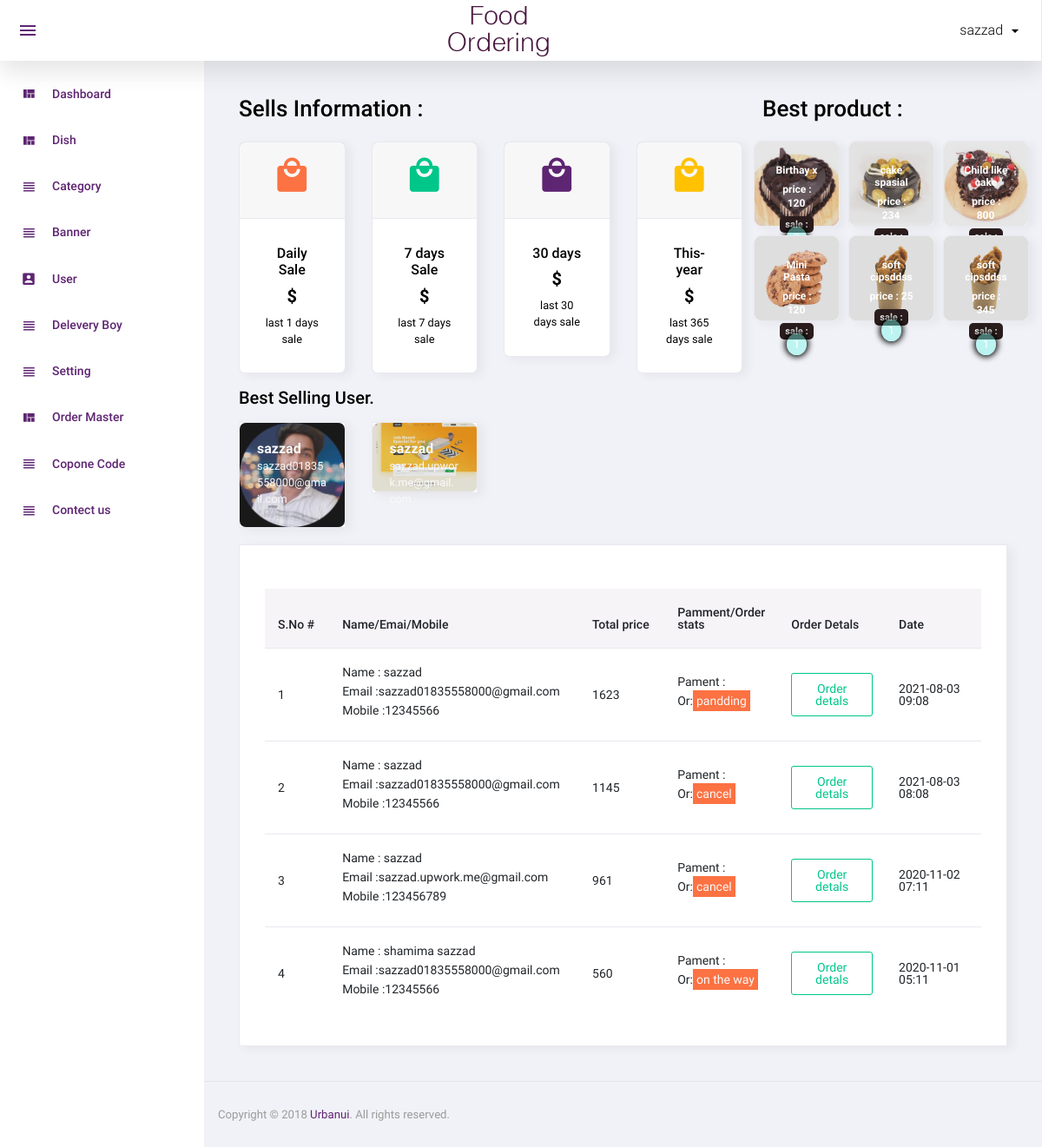
/admin/index.php (signed in), run on the app's committed database.
### tables this page shows
CREATE TABLE `dish_details` (
  `id` int(11) NOT NULL,
  `dish_id` int(11) NOT NULL,
  `Attribute` varchar(200) NOT NULL,
  `Price` int(100) NOT NULL,
  `status` varchar(100) NOT NULL,
  `date` date NOT NULL DEFAULT current_timestamp()
);

CREATE TABLE `dish` (
  `id` int(11) NOT NULL,
  `category_id` int(11) NOT NULL,
  `dish` varchar(255) NOT NULL,
  `dish_detail` varchar(255) NOT NULL,
  `images` varchar(255) NOT NULL,
  `stats` int(11) NOT NULL,
  `add_on` datetime NOT NULL DEFAULT current_timestamp()
);

CREATE TABLE `order_master` (
  `id` int(11) NOT NULL,
  `user_id` int(11) NOT NULL,
  `name` varchar(100) NOT NULL,
  `email` varchar(200) NOT NULL,
  `mobile` varchar(100) NOT NULL,
  `address` varchar(100) NOT NULL,
  `city` varchar(100) NOT NULL,
  `zip_code` varchar(20) NOT NULL,
  `total_price` float NOT NULL,
  `copone_coad` varchar(120) NOT NULL,
  `final_price` float NOT NULL,
  `gst` float NOT NULL,
  `delevery_boy_id` varchar(110) NOT NULL,
  `pamment_stats` varchar(120) NOT NULL,
  `pamment_type` varchar(100) NOT NULL,
  `pamment_id` varchar(120) NOT NULL,
  `order_stats` varchar(110) NOT NULL,
  `cancel_at` varchar(20) NOT NULL,
  `cancel_date` datetime NOT NULL,
  `add_on` datetime NOT NULL DEFAULT current_timestamp(),
  `delivered_on` datetime NOT NULL DEFAULT current_timestamp()
);

### admin/function.inc.php (called while the page is built, shortened)
	<?php
function get_best_proudect(){
	global $con;
		$sql=mysqli_query($con,"SELECT COUNT(order_detels.desh_detali_id) as t,order_detels.desh_detali_id,dish.dish,dish.images,dish_details.id,dish_details.Price FROM order_detels,dish,dish_details where `order_detels`.`desh_detali_id`= `dish_details`.`id` and `dish_details`.`dish_id`=`dish`.`id` group by desh_detali_id order by COUNT(desh_detali_id) DESC LIMIT 6");
		$arr=array();
 	while($data=mysqli_fetch_assoc($sql)){
  	$arr[]=$data;
	}
	return $arr;
}
function get_best_seller(){
		global $con;
		$sql=mysqli_query($con,"SELECT COUNT(`order_master`.`user_id`) as t,`user`.`name`,`user`.`images`,user.email FROM `order_master`,`user` where `order_master`.`user_id`=`user`.`id` group by `order_master`.`user_id` order by COUNT(user_id) DESC LIMIT 6");
		$arr=array();
 	while($data=mysqli_fetch_assoc($sql)){
  	$arr[]=$data;
	}
	return $arr;
}
?>

### admin/index.php (the view, shortened to what this page needs)
<?php
include('top.php');
$sql="SELECT * FROM `order_master` order by id DESC LIMIT 4";
$res=mysqli_query($con,$sql);
?>
<div class="row">
  <div class="col-md-8">
    <h3 class="mb-3"> Sells Information : </h3>
    <div class="row aa">
      <div class="col-md-3 col-sm-6 col-lg-3 col-xl-3">
        <div class="card text-center">
          <div class="card-header bg-">
            <h4 class="shoping_icon text-danger"><i style="font-size:45px" class="mdi mdi-shopping"></i></h4>
          </div>
          <div class="card-body text-center">
            <h6> Daily Sale</h6>
            <?php
						 $start=date("Y-m-d")." 00:00:00";
						 $End=date("Y-m-d")." 23:59:59";
						 $daily_sell=get_sells($start,$End);
						 ?>
            <p class="lead"><?php	echo $daily_sell ?> $ </p>
            <small>last 1 days sale</small>
          </div>
        </div>
      </div>
      <div class="col-md-3 col-sm-6 col-lg-3 col-xl-3">
        <div class="card text-center">
          <div class="card-header bg-">
            <h4 class="shoping_icon text-success"><i style="font-size:45px" class="mdi mdi-shopping"></i></h4>
          </div>
          <div class="card-body text-center">
            <?php
             $start=strtotime(date("Y-m-d"));
             $start=strtotime("-7 day",$start);
             $start=date("Y-m-d",$start);
             $End=date("Y-m-d")." 23:59:59";
             $Weekly_sell=get_sells($start,$End);
             ?>
            <h6>7 days Sale</h6>
            <p class="lead"><?php echo $Weekly_sell ?> $</p>
            <small>last 7 days sale</small>
          </div>
        </div>
      </div>
      <div class="col-md-3 col-sm-6 col-lg-3 col-xl-3">
        <div class="card text-center">
          <div class="card-header bg-">
            <h4 class="shoping_icon text-primary"><i style="font-size:45px" class="mdi mdi-shopping"></i></h4>
          </div>
          <div class="card-body text-center">
            <?php
             $start=strtotime(date("Y-m-d"));
             $start=strtotime("-30 day",$start);
             $start=date("Y-m-d",$start);
             $End=date("Y-m-d")." 23:59:59";
             $monthly_sell=get_sells($start,$End);
             ?>
            <h6>30 days</h6>
            <p class="lead"><?php echo $monthly_sell ?> $</p>
            <small>last 30 days sale</small>
          </div>
        </div>
      </div>
      <div class="col-md-3 col-sm-6 col-lg-3 col-xl-3">
        <div class="card text-center">
          <div class="card-header bg-">
            <h4 class="shoping_icon text-warning"><i style="font-size:45px" class="mdi mdi-shopping"></i></h4>
          </div>
          <div class="card-body text-center">
            <?php
             $start=strtotime(date("Y-m-d"));
             $start=strtotime("-30 day",$start);
             $start=date("Y-m-d",$start);
             $End=date("Y-m-d")." 23:59:59";
             $yearly_sell=get_sells($start,$End);
             ?>
            <h6>This-year </h6>
            <p class="lead"><?php echo $yearly_sell ?> $</p>
            <small>last 365 days sale</small>
          </div>
        </div>
      </div>
    </div>
  </div>
  <div class="col-md-4 pl-2 p-0">
    <h3 class="mb-3"> Best product : </h3>
    <div class="row">
      <?php
       $best_proudect=get_best_proudect();
       foreach($best_proudect as $data){
        ?>
      <div class="col-4 col-md-4 bst_oregin">
        <div class="card card-bst">
          <img class="image-fluid w-100 bst_img" src="..\media\dish\<?php echo $data['images'] ?>" alt="">
          <div class="card-img-overlay text-dark">
            <div class="text-bst-p align-baseline">
              <p class="bst-txt"><?php echo $data['dish'] ?></p>
              <p><small class="bst-txt">price : <?php echo $data['Price'] ?></small></p>
              <p><small class="mt-1"><span class="count_text_sale">sale :</span> <span class="counter_box"> <?php echo $data['t'] ?></span></small></p>
            </div>
          </div>
        </div>
      </div>
      <?php
      }
        ?>
    </div>
  </div>
</div>
<h4 class="mb-2 mt-3"> Best Selling User.</h4>
<div class="row">
  <?php
     $best_user=get_best_seller();
      foreach($best_user as $best_data){ ?>
  <div class="col-md-2 col-sm-4 col-6 mt-2">
    <div class="card sp_user_card">
      <img style="height:" class="w-100 img_user image-fluid" src="..\media\profile\<?php echo $best_data['images'] ?>" alt="best_user">
      <div class="card-img-overlay  text-light">
        <strong><?php echo $best_data['name'] ?></strong><br>
        <small><?php echo $best_data['email'] ?></small>
      </div>
    </div>
  </div>
  <?php
  }
  ?>
</div>
<br>
<div class="card">
  <div class="card-body">
    <div class="row grid_box">
      <div class="col-12">
        <div class="table-responsive">
          <table id="order-listing" class="table">
            <thead>
              <tr>
                <th width="">S.No #</th>
                <th width="">Name/Emai/Mobile</th>
                <th width="">Total price</th>
                <th style="" class="" width="10%">Pamment/Order stats</th>
                <th style="" class="" width="15%">Order Detals</th>
                <th width="">Date</th>
              </tr>
            </thead>
            <tbody>
              <?php if(mysqli_num_rows($res)>0){
					          		$i=1;
					          		while($row=mysqli_fetch_assoc($res)){
                          $copone=$row['copone_coad'];
												?>
              <tr>
                <td><?php echo $i?></td>
                <td>
                  <p>Name : <?php echo $row['name'] ?></p>
                  <p>Email :<?php echo $row['email'] ?></p>
                  <p>Mobile :<?php echo $row['mobile'] ?></p>
                </td>
                <td>
                  <?php
                 if($copone!=''){ ?>
                  <p>Copone : <?php echo $row['copone_coad'] ?></p>
                  <p>Price : <?php echo $row['final_price'] ?></p>
                  <?php }else{
                      echo $row['total_price'];
                    }
                  ?>
                </td>
                <td>
                  <p>Pament :<?php echo $row['pamment_stats'] ?></p>
                  <p>Or:<span class="bg-danger text-light p-1"><?php echo $row['order_stats'] ?></span></p>
                </td>
                <td id='' class=""><a style="padding:10px !important" class="btn btn-outline-success btn-sm" href="order_detals.php?order_id=<?php echo $row['id'] ?>">Order detals</a></td>
                <td style="width:110px"><?php $datestr=strtotime($row['add_on']);
               echo date('Y-m-d h:m',$datestr);
               ?></td>
              </tr>
              <?php
						$i++;
						} } else { ?>
              <tr>
                <td colspan="5">No data found</td>
              </tr>
              <?php } ?>
            </tbody>
          </table>
        </div>
      </div>
    </div>
  </div>
</div>
</div>
<footer class="footer">
  <div class="d-sm-flex justify-content-center justify-content-sm-between">
    <span class="text-muted text-center text-sm-left d-block d-sm-inline-block">Copyright © 2018 <a href="https://www.urbanui.com/" target="_blank">Urbanui</a>. All rights reserved.</span>
  </div>
</footer>
</div>
</div>
</div>
</body>
</html>

### admin/assets/css/custom.css (style rules this page uses)
a { cursor: pointer !important; }
h4 { font-size: 20px !important; }
a.btn.btn-outline-success.btn-sm { padding: 10px; }

### admin/index.php (style rules this page uses)
p.lead { font-weight: 600; }
.card.card-bst { border-radius: 7px; transition: .4s ease; }
img.image-fluid.w-100 { filter: contrast(0.8); border-radius: 7px; }
.bst-txt { color: white; font-weight: 700; margin-bottom: 5px !important; padding: 1px; width: 100%; font-size: 12px; }
.bst_oregin { padding: 5px 5px; }
.row.aa { margin-top: 22px; }
.card.text-center { border-radius: 7px; }
.align-baseline { display: flow-root; position: relative; color: white !important; width: 100; padding: 5px 1px; align-items: center; border-radius: 5px; text-align: center; }
span.counter_box { background: #73f8ea6b; padding: 5px 8px; font-size: 13px; border-radius: 50%; box-shadow: 0px 0px 7px 2px black; }
span.count_text_sale { padding: 3px 6px; font-size: 11px; color: #ffffff; font-weight: 700; background: #2b1d1d; border-radius: 5px; }

### data on the page
dish_details: dish.images (picture), dish.dish "Birthay x", Price "120"
dish_details: dish.images (picture), dish.dish "cake spasial", Price "234"
dish_details: dish.images (picture), dish.dish "Child like cake", Price "800"
dish_details: dish.images (picture), dish.dish "Mini Pasta", Price "120", t "1"
dish_details: dish.images (picture), dish.dish "soft cipsddss", Price "25", t "1"
dish_details: dish.images (picture), dish.dish "soft cipsddss", Price "345", t "1"
order_master: name "sazzad", email "sazzad01835558000@gmail.com", mobile "12345566", total_price "1623", order_stats "pandding", add_on "2021-08-03 09:08"
order_master: name "sazzad", email "sazzad01835558000@gmail.com", mobile "12345566", total_price "1145", order_stats "cancel", add_on "2021-08-03 08:08"
order_master: name "sazzad", email "sazzad.upwork.me@gmail.com", mobile "123456789", total_price "961", order_stats "cancel", add_on "2020-11-02 07:11"
order_master: name "shamima sazzad", email "sazzad01835558000@gmail.com", mobile "12345566", total_price "560", order_stats "on the way", add_on "2020-11-01 05:11"

### other printed values
$_SESSION['Admin_name'] "sazzad"
$best_data['name'] "sazzad"
$best_data['email'] "sazzad01835558000@gmail.com"
$best_data['email'] "sazzad.upwork.me@gmail.com"
